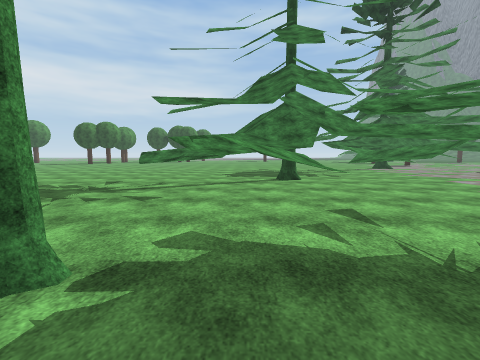
[1] (above)

24 first-person views from a walk through a scene from a Unity 3-D project. The camera is 1.5 m above the floor, tilts 6° down and sees 90° across. The floor is counted in squares, 2 m on a side. Each view is taken from the middle of a square. On the plan, view 1 faces up. The plan holds only what a view shows up to about 9 squares ahead; the rest is blank. The place goes on beyond the plan. Some trees and plants on the terrain are drawn as simple stand-ins. Some surface patterns are stand-ins.

[2]
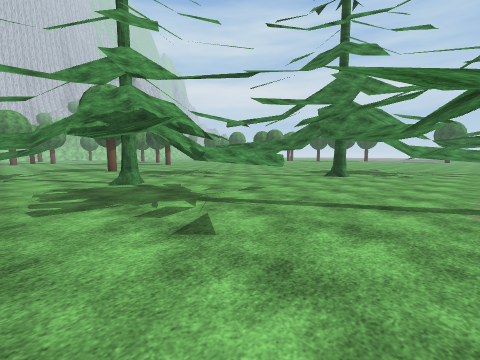

[3]
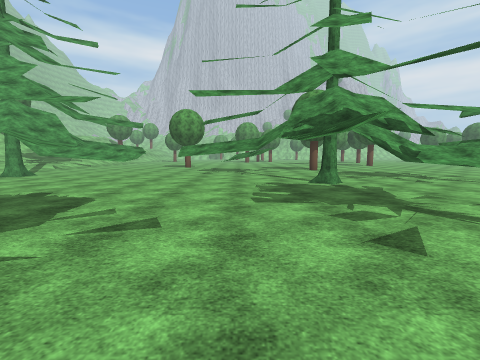

[4]
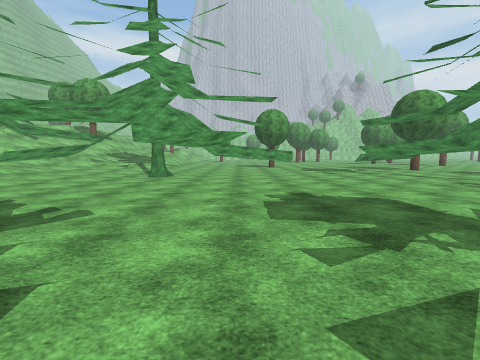

[5]
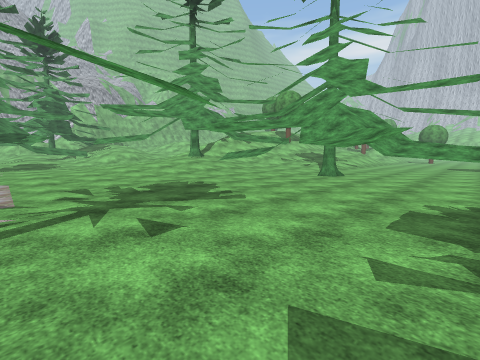

[6]
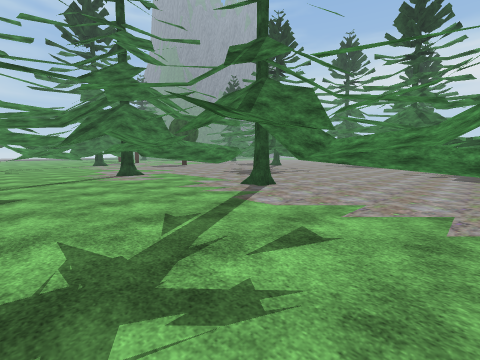

[7]
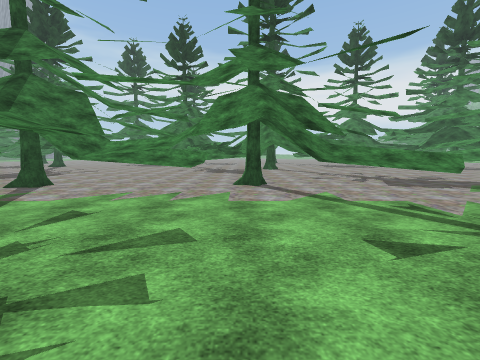

[8]
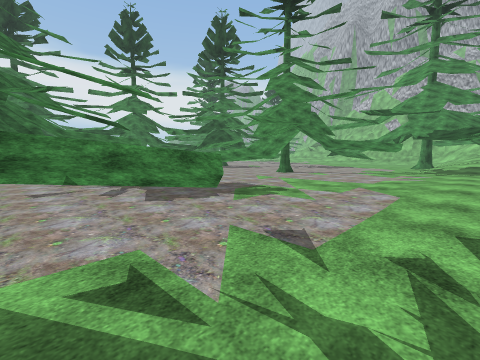

[9]
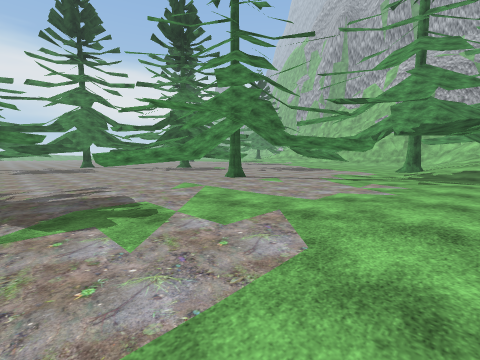

[10]
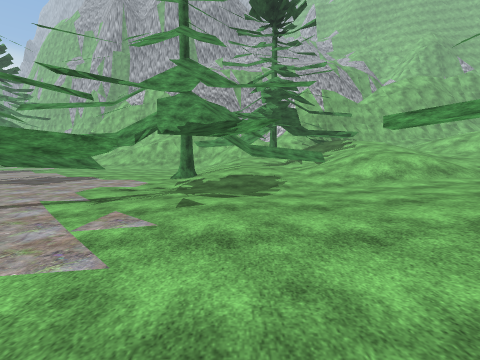

[11]
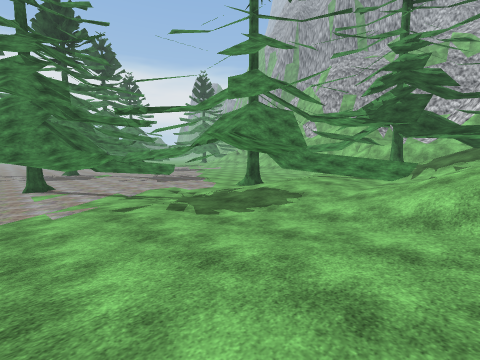

[12]
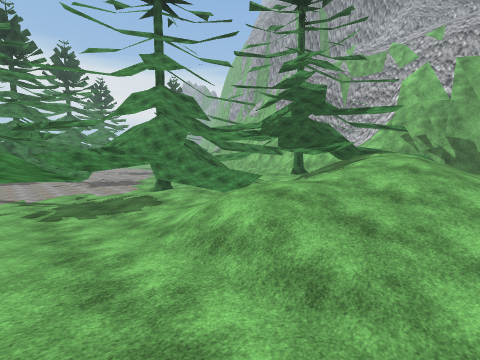

[13]
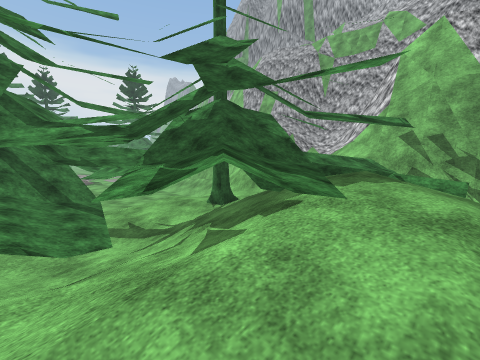

[14]
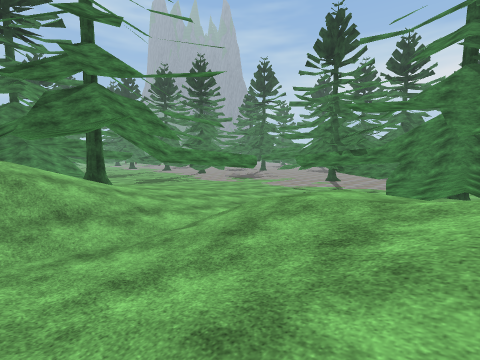

[15]
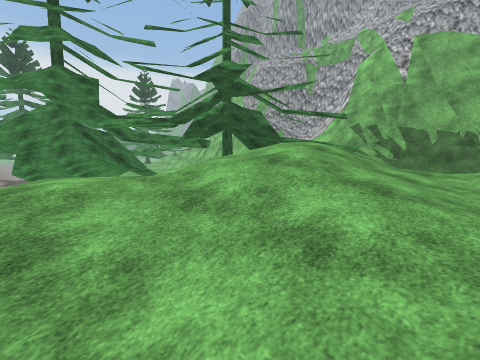

[16]
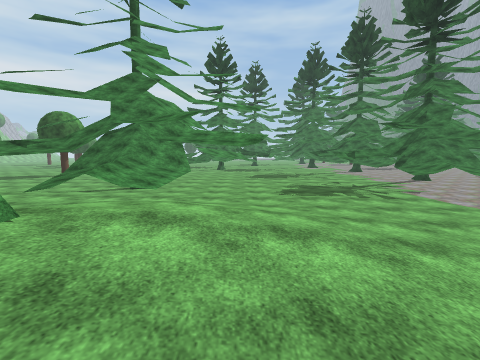

[17]
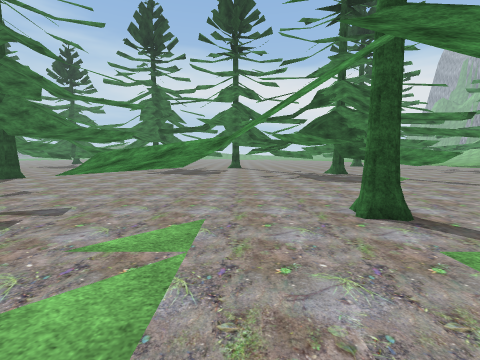

[18]
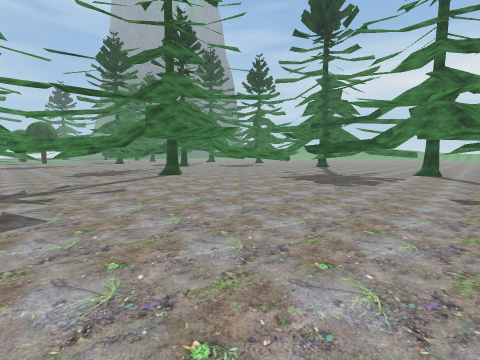

[19]
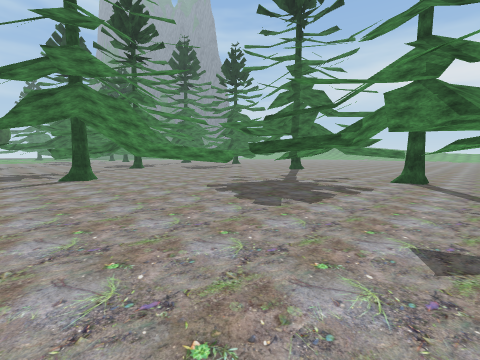

[20]
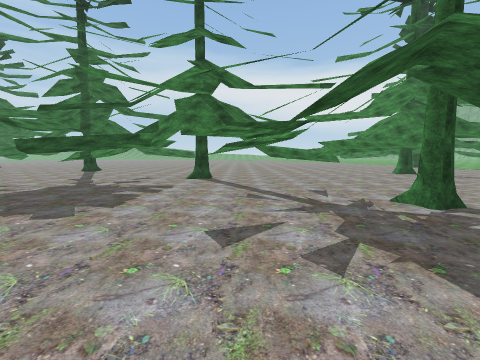

[21]
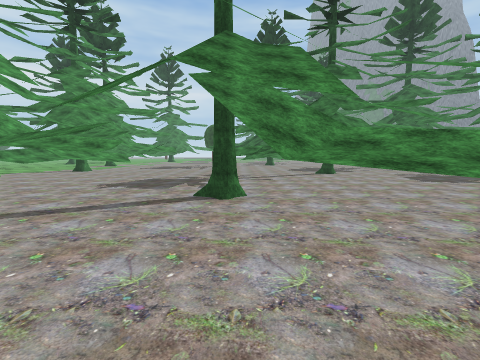

[22]
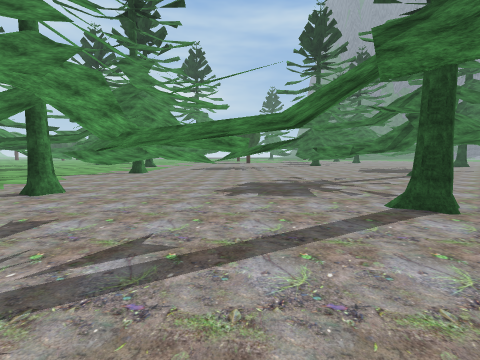

[23]
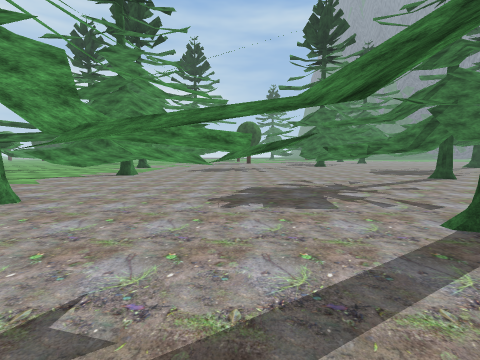

[24]
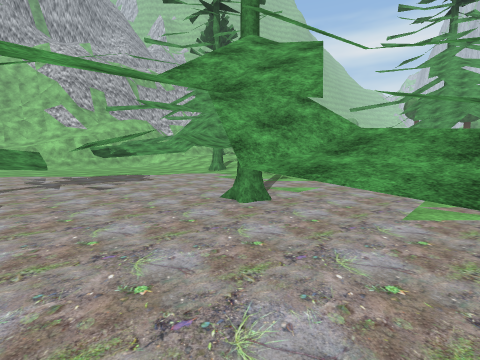

### Floor plan
Key: @ floor where view 1 was taken; # wall or solid block; . main floor; : floor 0.25 m higher than the main floor; + floor 0.5 m higher than the main floor; * floor 0.75 m higher than the main floor; % floor 1 m higher than the main floor; & floor 1.5 m higher than the main floor; $ floor 2 m higher than the main floor; / step, stairs or slope; T pine tree.
Columns run from 4 left of view 1 to 25 right of it. Each row starts with its distance up from view 1.
 10        ..
  9 ... .. TT   T
  8 ..TT....TT...
  7 .TT..TTTTT.
  6 ..TT....T.T
  5 ..TT ...T..
  4 ...TTT....#.
  3 ...TTT....T.
  2  ...T....TTT
  1 T..T.....T.T
  0 T...@......TT..       T
 -1 TTT.T.......#.......T ...
 -2 .T.T...............TT..T.
 -3 ...........TTT ....T.....T
 -4 ...........TTTTTTT..T...TT
 -5 TTT........TT.TT  T.......
 -6 T.T............TT........
 -7 ..T.............T........
 -8 ..........TT..TT..TT.T....T
 -9 .#........TTT.........T....
-10 ...........T........TTT....
-11 T  ..................TTT.TT
-12 TT //:................T T.T
-13 /T ///:::.....TT......T ..T
-14 ///////:::....TTT...........
-15   #////:::...T.T.........#....
-16  T ////:::...........TTTT.....
-17 T$/////:::T...#.......  T.T
-18 //////+:::..T.....T....TTTT
-19 ///*+/::::..T.T TTT..T. TTT
-20 ///////://..TTT TTTT... ..T
-21 ///////++/...TTT. TT.    ..
-22 /////// T/T.. T......   ...T
-23 /////TT T/T..  T.. ..   .. T
-24 /////%T&T    TT...
-25 //// &/%       ...
-26 //// T/T        ..
-27    TTT#/
-28    TTTT
-29 ////TT
-30 //////
-31 #####//
-32     ##/

Positions as (right, up) in squares from view 1, and headings:
1: (0, 0), facing up
2: (5, -1), facing up-left
3: (5, -1), facing left
4: (5, -6), facing left
5: (5, -5), facing down-left
6: (3, -5), facing up-right
7: (2, -6), facing right
8: (4, -8), facing down-right
9: (4, -11), facing down-right
10: (4, -14), facing down
11: (0, -16), facing down-right
12: (-3, -18), facing down-right
13: (-2, -23), facing down-right
14: (-4, -23), facing up-right
15: (-4, -21), facing down-right
16: (0, -17), facing up
17: (7, -15), facing right
18: (10, -16), facing up-right
19: (13, -16), facing up-right
20: (13, -16), facing right
21: (15, -12), facing up
22: (12, -11), facing up
23: (12, -10), facing up
24: (13, -14), facing down-left
